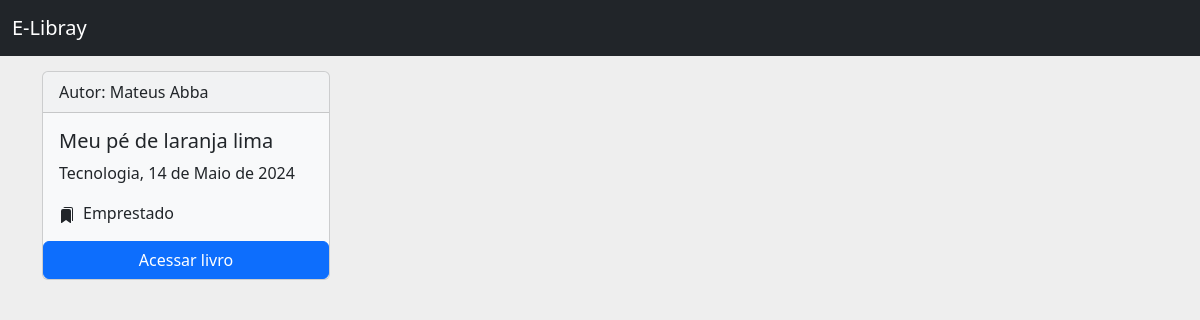
The app's page /livro/home/ (signed in), older data.
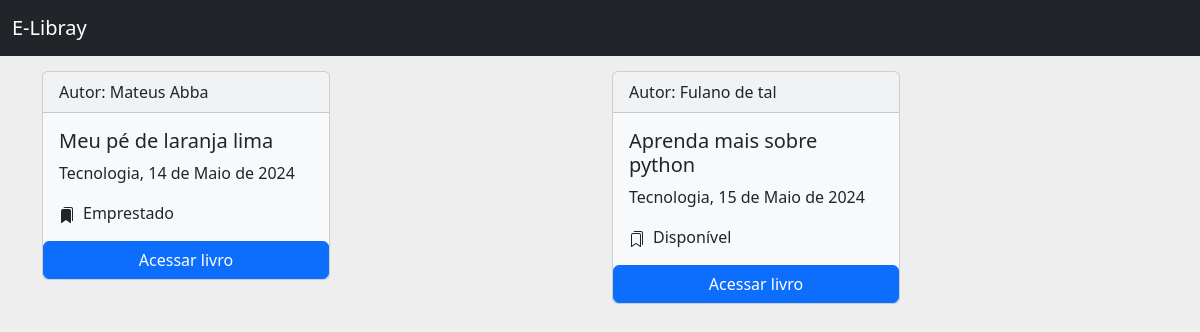
The same page, newer data.
### livro/models.py (models this page shows)
class Livros(models.Model):
    nome = models.CharField(max_length=100)
    autor = models.CharField(max_length=30)
    co_autor = models.CharField(max_length=30,blank=True)
    data_cadastro = models.DateField(default = date.today)
    emprestado = models.BooleanField(default=False)
    nome_emprestado = models.CharField(max_length=30,blank=True, null=True)
    data_emprestimo = models.DateTimeField(blank=True, null=True)
    data_devolucao = models.DateTimeField(blank=True, null=True)
    tempo_duracao = models.DateTimeField(blank=True, null=True)
    categoria = models.ForeignKey(Categoria, on_delete=models.DO_NOTHING)
    usuario = models.ForeignKey(Usuario, on_delete=models.DO_NOTHING)
    class Meta:
        verbose_name = 'Livro'
    def __str__(self):
        return self.nome

class Categoria(models.Model):
    nome=models.CharField(max_length=50)
    descricao=models.TextField()
    def __str__(self) -> str:
        return self.nome

### livro/views.py (the view)
# urls.py: path('home/', views.home, name = 'home'),
def home(request):
    if request.session.get('usuario'):
        usuario = Usuario.objects.get(id=request.session['usuario'])
        livros = Livros.objects.filter(usuario = usuario)
        return render(request, 'home.html',{'livros': livros})
    else:
        return redirect('/auth/login/?status=2')

### livro/templates/home.html (shortened to what this page needs)
{% extends 'base.html' %}
{% block 'conteudo' %}
        <div class="container">
            <div class="row">
            {% for livro in livros %}
            <div style="margin-top: 15px;" class="col-md">
                <div class="card bg-light mb-3" style="max-width: 18rem;">
                    <div class="card-header">Autor: {{livro.autor}}</div>
                    <div class="card-body">
                    <form action="">
                        <h5 class="card-title">{{livro}}</h5>
                        <p class="card-text">{{livro.categoria}}, {{livro.data_cadastro}}</p>
                        <p class="card-text">
                            {% if livro.emprestado %}
                            <span style="margin-left: 8px;">Emprestado</span>
                            {% else %}
                            <span style="margin-left: 8px;">Disponível</span>
                            {% endif %}
                        </p>
                    </div>
                    <a class="btn btn-primary" href="{% url 'ver_livros' livro.id %}">Acessar livro</a>
                </div>
            </div>
            {% endfor %}
        </div>
    </div>
{% endblock %}

### templates/base.html (shortened to what this page needs)
<!DOCTYPE html>
<html lang="pt-br">
<head>
    <link href="https://cdn.jsdelivr.net/npm/bootstrap@5.3.3/dist/css/bootstrap.min.css" rel="stylesheet">
</head>
<body>
    <nav class="navbar dark bg-dark">
        <div class="container-fluid">
          <a href="{% url 'home' %}" class="navbar-brand" style="color: white;">E-Libray</a>
        </div>
      </nav>
    {% block 'conteudo' %} {% endblock %}
</body>
</html>

### templates/base.html (style rules this page uses)
body { background-color: #eee!important; }

Row changes from the older to the newer data that the page shows:
added Livros: autor "Fulano de tal", nome "Aprenda mais sobre python", categoria "Tecnologia", data_cadastro "15 de Maio de 2024", emprestado False (drawn)
